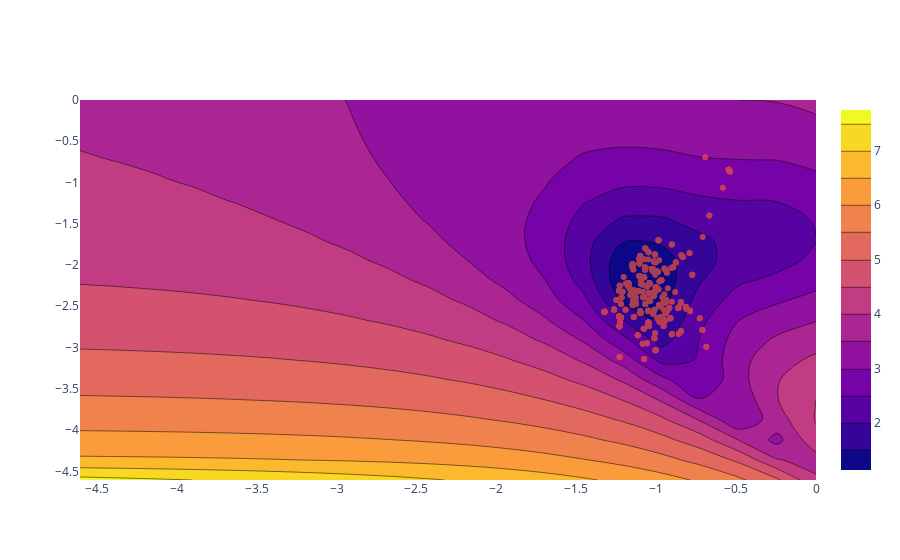

The notebook cell saved with this chart:
### Code cell
fig.add_scatter(x=np.log(walk[:, 0]), y=np.log(walk[:, 1]), mode="markers", opacity=0.7)

### Figure 1 — Plotly figure (JSON) as saved in the notebook; plotly's stock layout.template omitted (floating-point values rounded to 4 significant figures; data arrays with more than 128 entries replaced by an {"elided": "..."} marker saying what was removed)
{"data": [{"type": "contour", "x": [-4.605, -4.363, -4.12, -3.878, -3.636, -3.393, -3.151, -2.909, -2.666, -2.424, -2.181, -1.939, -1.697, -1.454, -1.212, -0.9695, -0.7271, -0.4848, -0.2424, 0], "y": [-4.605, -4.363, -4.12, -3.878, -3.636, -3.393, -3.151, -2.909, -2.666, -2.424, -2.181, -1.939, -1.697, -1.454, -1.212, -0.9695, -0.7271, -0.4848, -0.2424, 0], "z": {"elided": "20x20 float values"}}, {"mode": "markers", "opacity": 0.7, "type": "scatter", "x": {"elided": "1001 float values"}, "y": {"elided": "1001 float values"}}], "layout": {}}
